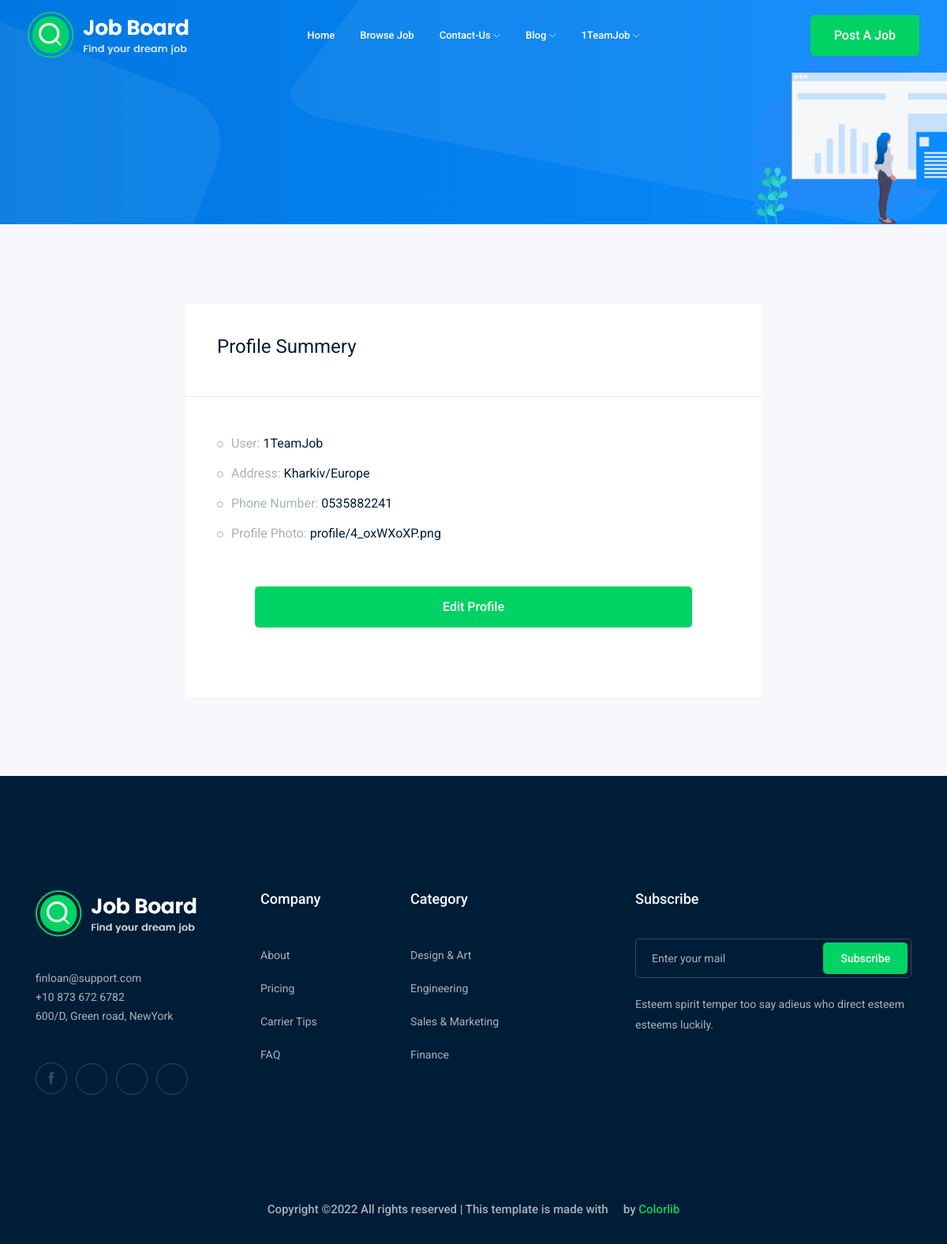
The page /accounts/profile/ (signed in) on the database its author committed.
### accounts/models.py (models this page shows)
class Profile(models.Model):
    user = models.OneToOneField(User, on_delete=models.CASCADE)
    address = models.ForeignKey('address', on_delete=models.CASCADE, blank=True, null=True)
    phone_number = models.CharField(max_length=13, blank=True, null=True)
    profile_photo = models.ImageField(upload_to='profile/', blank=True, null=True)
    created_at = models.DateTimeField(auto_now=True)
    def __str__(self):
        return str(self.user)

class Address(models.Model):
    address = models.CharField(max_length=50)
    def __str__(self):
        return self.address

### accounts/views.py (the view)
# urls.py: path('profile/', views.profile, name='profile'),
def profile(request):
    profile = Profile.objects.get(user=request.user)
    context = {'profile': profile}
    return render(request, 'accounts/profile.html', context)

### accounts/templates/accounts/profile.html (shortened to what this page needs)
{% extends 'base.html' %}
{% load bootstrap4 %}
{% block body %}
    <div class="bradcam_area bradcam_bg_1">
        <div class="container">
            <div class="row">
                <div class="col-xl-12">
                </div>
            </div>
        </div>
    </div>
    <div class="job_details_area">
        <div class="container">
            <div class="row">
                <div class="col-lg-8 mx-auto">
                    <div class="job_sumary">
                        <div class="summery_header">
                            <h3>Profile Summery</h3>
                        </div>
                        <div class="job_content">
                            <ul>
                                <li>User: <span>{{ profile }}</span></li>
                                <li>Address: <span>{{ profile.address }}</span></li>
                                <li>Phone Number: <span>{{ profile.phone_number }}</span></li>
                                <li>Profile Photo: <span> {{ profile.profile_photo }}</span></li>
                            </ul>
                            <div class="p-5">
                            <a class="boxed-btn3 w-100" href="{% url 'accounts:edit_profile' %} "> Edit Profile </a>
                            </div>
                        </div>
                    </div>
                </div>
            </div>
        </div>
    </div>
{% endblock body %}

### templates/base.html (shortened to what this page needs)
{% load static %}
<!doctype html>
<html class="no-js" lang="zxx">
<head>
    <link rel="stylesheet" href="{% static 'css/bootstrap.min.css' %}">
    <link rel="stylesheet" href="{% static 'css/owl.carousel.min.css' %}">
    <link rel="stylesheet" href="{% static 'css/magnific-popup.css' %}">
    <link rel="stylesheet" href="{% static 'css/font-awesome.min.css' %}">
    <link rel="stylesheet" href="{% static 'css/themify-icons.css' %}">
    <link rel="stylesheet" href="{% static 'css/nice-select.css' %}">
    <link rel="stylesheet" href="{% static 'css/flaticon.css' %}">
    <link rel="stylesheet" href="{% static 'css/jquery-ui.css' %}">
    <link rel="stylesheet" href="{% static 'css/gijgo.css' %}">
    <link rel="stylesheet" href="{% static 'css/animate.min.css' %}">
    <link rel="stylesheet" href="{% static 'css/slicknav.css' %}">
    <link rel="stylesheet" href="{% static 'css/style.css' %}">
</head>
<body>
    <header>
        <div class="header-area ">
            <div id="sticky-header" class="main-header-area">
                <div class="container-fluid ">
                    <div class="header_bottom_border">
                        <div class="row align-items-center">
                            <div class="col-xl-3 col-lg-2">
                                <div class="logo">
                                    <a href="index.html">
                                        <img src="{% static 'img/logo.png' %}" alt="">
                                    </a>
                                </div>
                            </div>
                            <div class="col-xl-6 col-lg-7">
                                <div class="main-menu  d-none d-lg-block">
                                    <nav>
                                        <ul id="navigation">
                                            <li><a href="index.html">home</a></li>
                                            <li><a href="{% url 'jobs:job_list' %}">Browse Job</a></li>
                                            <li><a href="{% url 'contact:contact' %}">Contact-us <i class="ti-angle-down"></i></a>
                                            </li>
                                            <li><a href="#">blog <i class="ti-angle-down"></i></a>
                                            </li>
                                            {% if user.is_authenticated %}
                                                <li><a href="{% url 'accounts:profile' %}">{{ user }} <i class="ti-angle-down"></i></a>
                                            {% else %}
                                                <li><a href="{% url 'login' %}">Account <i class="ti-angle-down"></i></a>
                                                    <ul class="submenu">
                                                        <li><a href="{% url 'login' %}">log in</a></li>
                                                        <li><a href="{% url 'accounts:signup' %}">Signup</a></li>
                                                    </ul>
                                            {% endif %}
                                        </ul>
                                    </nav>
                                </div>
                            </div>
                            <div class="col-xl-3 col-lg-3 d-none d-lg-block">
                                <div class="Appointment">
                                    <div class="d-none d-lg-block">
                                        <a class="boxed-btn3" href="{% url 'jobs:post_job' %}">Post a Job</a>
                                    </div>
                                </div>
                            </div>
                            <div class="col-12">
                            </div>
                        </div>
                    </div>
                </div>
            </div>
        </div>
    </header>
    {% block body %}
    {% endblock body %}
    <footer class="footer">
        <div class="footer_top">
            <div class="container">
                <div class="row">
                    <div class="col-xl-3 col-md-6 col-lg-3">
                        <div class="footer_widget wow fadeInUp" data-wow-duration="1s" data-wow-delay=".3s">
                            <div class="footer_logo">
                                <a href="#">
                                    <img src="{% static 'img/logo.png' %}" alt="">
                                </a>
                            </div>
                            <p>
                                finloan@support.com <br>
                                +10 873 672 6782 <br>
                                600/D, Green road, NewYork
                            </p>
                            <div class="socail_links">
                                <ul>
                                    <li>
                                        <a href="#">
                                            <i class="ti-facebook"></i>
                                        </a>
                                    </li>
                                    <li>
                                        <a href="#">
                                            <i class="fa fa-google-plus"></i>
                                        </a>
                                    </li>
                                    <li>
                                        <a href="#">
                                            <i class="fa fa-twitter"></i>
                                        </a>
                                    </li>
                                    <li>
                                        <a href="#">
                                            <i class="fa fa-instagram"></i>
                                        </a>
                                    </li>
                                </ul>
                            </div>
                        </div>
                    </div>
                    <div class="col-xl-2 col-md-6 col-lg-2">
                        <div class="footer_widget wow fadeInUp" data-wow-duration="1.1s" data-wow-delay=".4s">
                            <h3 class="footer_title">
                                Company
                            </h3>
                            <ul>
                                <li><a href="#">About </a></li>
                                <li><a href="#"> Pricing</a></li>
                                <li><a href="#">Carrier Tips</a></li>
                                <li><a href="#">FAQ</a></li>
                            </ul>
                        </div>
                    </div>
                    <div class="col-xl-3 col-md-6 col-lg-3">
                        <div class="footer_widget wow fadeInUp" data-wow-duration="1.2s" data-wow-delay=".5s">
                            <h3 class="footer_title">
                                Category
                            </h3>
                            <ul>
                                <li><a href="#">Design & Art</a></li>
                                <li><a href="#">Engineering</a></li>
                                <li><a href="#">Sales & Marketing</a></li>
                                <li><a href="#">Finance</a></li>
                            </ul>
                        </div>
                    </div>
                    <div class="col-xl-4 col-md-6 col-lg-4">
                        <div class="footer_widget wow fadeInUp" data-wow-duration="1.3s" data-wow-delay=".6s">
                            <h3 class="footer_title">
                                Subscribe
                            </h3>
                            <form action="#" class="newsletter_form">
                                <input type="text" placeholder="Enter your mail">
                                <button type="submit">Subscribe</button>
                            </form>
                            <p class="newsletter_text">Esteem spirit temper too say adieus who direct esteem esteems
                                luckily.</p>
                        </div>
                    </div>
                </div>
            </div>
        </div>
        <div class="copy-right_text wow fadeInUp" data-wow-duration="1.4s" data-wow-delay=".3s">
            <div class="container">
                <div class="row">
                    <div class="col-xl-12">
                        <p class="copy_right text-center">
Copyright &copy;<script>document.write(new Date().getFullYear());</script> All rights reserved | This template is made with <i class="fa fa-heart-o" aria-hidden="true"></i> by <a href="https://colorlib.com" target="_blank">Colorlib</a>
                        </p>
                    </div>
                </div>
            </div>
        </div>
    </footer>
</body>
</html>

### rows shown on the page
Profile: user.username "1TeamJob", address "Kharkiv/Europe", phone_number "0535882241", profile_photo "profile/4_oxWXoXP.png"

### other values the page prints
{{ user }} "1TeamJob"
